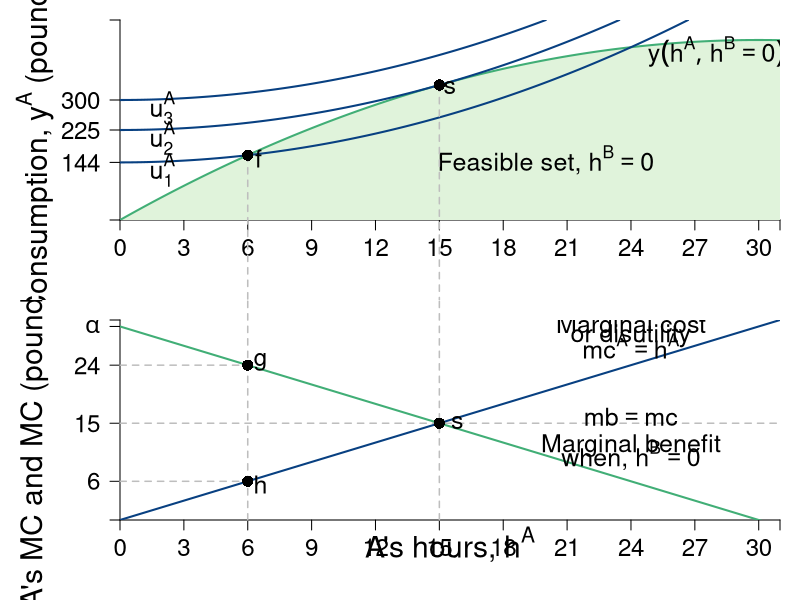

Generate this figure with R:
require(shape)
pdf(file = "coordination_failures/mb_mc_hours_base.pdf", width = 9, height = 12)

#Set parameters for graphics
pointsize <- 1.8
axislabelsize <- 1.8
labelsize <- 1.5
namesize <- 1.8
annotatesize <- 1.5
graphlinewidth <- 2
segmentlinewidth <- 1.5

COL <- c("#7fc97f", "#beaed4", "#fdc086", "#ffff99", "#386cb0", "#f0027f", "#bf5b17", "#666666")
COLA <- c("#e0f3db", "#99d8c9","#66c2a4","#41ae76", "#238b45", "#005824")
COLB <- c("#4eb3d3", "#2b8cbe", "#0868ac","#084081")


#Need to create a stacked graph and 
#use the option mfrow = c(2,1) for that
par(mar =  c(4, 6, 1, 1), mfrow = c(2,1))

indiffA <- function(ea, uA = 46.08) {
  uA + (1/2)*(ea)^2
}

output <- function(ea, eb = 12, alpha = 30, beta = 1/2){
  (alpha - beta*(ea+eb))*ea
}

uA <- function(ea, ya = output) {
  ya - 0.5*(ea)^2
}

mrsA <- function(ea){
  ea
}

slopeline <- function(ea, yint = 0.5, slope = 2){
  yint + slope*ea
}


xlims <- c(0, 31)
ylims <- c(0, 500)

npts <- 501 
x <- seq(xlims[1], xlims[2], length.out = npts)
y <- seq(ylims[1], ylims[2], length.out = npts) 

a <- c(uA(ea = 12, output(ea = 12, eb = 12)), uA(ea = 15, output(ea = 15, eb = 0)), 300)

plot(0, 0, xlim = xlims, ylim = ylims, type = "n",
     xlab = expression(paste("")),
     ylab = expression(paste("")), 
     xaxt = "n", 
     yaxt = "n", 
     cex.lab = axislabelsize, 
     bty = "n",
     xaxs="i", 
     yaxs="i")

# ticksy <- seq(from = 0, to = ylims[2], by = 2)
# ylabels <- seq(from = 0, to = ylims[2], by = 2)
ticksx <- c(seq(xlims[1], xlims[2], 3), xlims[2])
xlabels <- c(seq(xlims[1], xlims[2], 3), NA)
ticksy <- c(0, 144, 225, 300, ylims[2])
ylabels <- c(NA, 144, 225, 300, NA)
# ticksx <- c(0, 6.9, 12, 9.6, 16, 24, 26)
# xlabels <- c(NA, expression(paste(e^A,"*")), expression(paste(1/2*beta)), expression(paste(e^{AN})), expression(paste(alpha)), expression(paste(1/beta)), NA)

axis(1, at = ticksx, pos = 0, labels = xlabels, cex.axis= labelsize - 0.05)
axis(2, at = ticksy, pos = 0, labels = ylabels, las = 1, cex.axis= labelsize - 0.05)

npts <- 500 
xx1 <- seq(xlims[1], xlims[2], length.out = npts)

#Feasible set
xpolyF <- seq(from = 0, to = xlims[2], length.out = 501)
ypolyF <- output(xpolyF, eb = 0)
polygon(c(0, xpolyF, xlims[2], xlims[1]), 
        c(output(0, eb = 0), output(xpolyF, eb = 0), 0, 0),
        border = FALSE, col = COLA[1])

text(20, 150, expression(paste("Feasible set, ", h^B == 0)), xpd = TRUE, cex = labelsize)


lines(xx1, output(xx1, eb = 0), col = COLA[4], lwd = graphlinewidth)
#lines(xx1, output(xx1, eb = 12), col = COLA[4], lwd = graphlinewidth)

contour(x, y,
        outer(x, y, uA),
        drawlabels = FALSE,
        col = COLB[4],
        lwd = graphlinewidth,
        levels = a,
        xaxs="i",
        yaxs="i",
        add = TRUE)

# segments(12, 300, 12, -300, lty = 2, col = "gray", lwd = segmentlinewidth, xpd = 350)
segments(15, output(ea = 15, eb = 0), 15, -300, lty = 2, col = "gray", lwd = segmentlinewidth, xpd = 350)
segments(6, output(6, eb = 0), 6, -300, lty = 2, col = "gray", lwd = segmentlinewidth, xpd = 350)
points(6, output(ea = 6, eb = 0), pch = 16, col = "black", cex = 1.5)
text(6.5, output(ea = 6, eb = 0) - 8, expression(f), cex = annotatesize)



# segments(2, 0, 2, ylims[2], lty = 2, col = "gray" , lwd = segmentlinewidth)
# segments(6, 0, 6, ylims[2], lty = 2, col = "gray" , lwd = segmentlinewidth)

#Axis labels
#mtext(expression(paste("A's hours, ", h^A)), side=1, line = 3.2, cex = axislabelsize)
#text(0.5*xlims[2], -40, expression(paste("A's hours, ", h^A)), xpd = TRUE, cex = axislabelsize)
text(-4, 0.5*ylims[2], expression(paste("Consumption, ", y^A," (pounds, lb)")), xpd = TRUE, cex = axislabelsize, srt = 90)

# text(-0.9, 0.5*ylims[2], expression(paste("Output, ", y^A)), xpd = TRUE, cex = axislabelsize, srt = 90)
# text(5, 12, expression(paste("slope", phantom()==h^A, phantom() == 2)), cex = annotatesize)
# Arrows(3.6, 12, 2.4, 12, col = "black", lty = 1, lwd = 2, arr.type = "triangle", arr.lwd = 0.5)
# text(9, 28, expression(paste("slope", phantom()==h^A, phantom() == 6)), cex = annotatesize)
# Arrows(7.6, 28, 6.4, 28, col = "black", lty = 1, lwd = 2, arr.type = "triangle", arr.lwd = 0.5)

#Label the iso-welfare functions for the HG, Aisha
text(2, 125, expression(u[1]^A), cex = annotatesize)
text(2, 205, expression(u[2]^A), cex = annotatesize)
text(2, 280, expression(u[3]^A), cex = annotatesize)

# points(12, output(ea = 12), pch = 16, col = "black", cex = 1.5)
# text(12 + 0.5, output(ea = 12) - 6, expression(paste(n)), cex = annotatesize)

points(15, output(ea = 15, eb = 0), pch = 16, col = "black", cex = 1.5)
text(15 + 0.5, output(ea = 15, eb = 0) - 6, expression(paste(s)), cex = annotatesize)


text(28, 420, expression(paste(y(h^A, h^B == 0))), cex = annotatesize)
# text(19.8, 260, expression(paste(y(h^A, h^B >0))), cex = annotatesize)

MBenefit <- function(ea, eb = 12, alpha = 30, beta = 1/2) {
  (alpha - beta*eb - 2*beta*ea)
}

MCost <- function(ea, slope = 1, intercept = 0){
  slope*ea
}


xlims <- c(0, 31)
ylims <- c(0, 31)

npts <- 501 
x <- seq(xlims[1], xlims[2], length.out = npts)
y <- seq(ylims[1], ylims[2], length.out = npts) 

plot(0, 0, xlim = xlims, ylim = ylims, type = "n",
     xlab = expression(paste("")),
     ylab = expression(paste("")), 
     xaxt = "n", 
     yaxt = "n", 
     cex.lab = axislabelsize, 
     bty = "n",
     xaxs="i", 
     yaxs="i")

# ticksy <- seq(from = 0, to = ylims[2], by = 2)
# ylabels <- seq(from = 0, to = ylims[2], by = 2)
# ticksx <- seq(from = 0, to = xlims[2], by = 2)
# xlabels <- seq(from = 0, to = xlims[2], by = 2)
ticksy <- c(0, MCost(ea = 6), MBenefit(15, eb = 0), MBenefit(ea = 6, eb = 0), 30, ylims[2])
ylabels <- c(NA, 6, 15, 24, expression(paste(alpha)), NA)
# ticksx <- c(0, 12, 15, 24, 30, xlims[2])
# xlabels <- c(0, 12, 15, 24, 30, xlims[2])
ticksx <- c(seq(xlims[1], xlims[2], 3), xlims[2])
xlabels <- c(seq(xlims[1], xlims[2], 3), NA)

#xlabels <- c(NA, expression(paste(h[1]^A)), expression(paste(h[2]^A)), expression(paste(frac(alpha - beta*h^b,2*beta) )), expression(paste(frac(alpha,2*beta) )), NA)

axis(1, at = ticksx, pos = 0, labels = xlabels ,las = 1, cex.axis = labelsize - 0.05)
axis(2, at = ticksy, pos = 0, labels = ylabels, las = 1, cex.axis = labelsize - 0.05)
#text(x = c(0, 12, 15, 24, 30, xlims[2]), par("usr")[3] - 0.4, labels = xlabels, srt = 0, pos = 1, xpd = TRUE, cex = labelsize - 0.05)

#mtext(expression(paste("Aram's hours, ", h^A)), side=1, line = 4, cex = axislabelsize)
text(0.5*xlims[2], -3.8, expression(paste("A's hours, ", h^A)), xpd = TRUE, cex = axislabelsize)
text(-4, 0.5*ylims[2], expression(paste("A's MC and MC (pounds, lb)")), xpd = TRUE, cex = axislabelsize, srt = 90) 

npts <- 500 
xx1 <- seq(xlims[1], xlims[2], length.out = npts)
xx2 <- seq(4, 8, length.out = npts)

segments(0, 15, xlims[2], 15, lty = 2, col = "gray", lwd = segmentlinewidth, xpd = 350)
text(24, 16, expression(mb == mc), cex = annotatesize)

#lines(xx1, MBenefit(xx1, eb = 12), col = COLA[4], lwd = graphlinewidth)
lines(xx1, MBenefit(xx1, eb = 0), col = COLA[4], lwd = graphlinewidth)
lines(xx1, MCost(xx1), col = COLB[4], lwd = graphlinewidth)

#For NE hours = 12
# segments(0, 12, 12, 12, lty = 2, col =  "gray", lwd = segmentlinewidth)
# segments(12, 0, 12, 300, lty = 2, col = "gray", lwd = segmentlinewidth, xpd = 350)
segments(15, 0, 15, 300, lty = 2, col = "gray", lwd = segmentlinewidth, xpd = 350)
segments(6, 0, 6, 300, lty = 2, col = "gray", lwd = segmentlinewidth, xpd = 350)
segments(0, MBenefit(ea = 6, eb = 0), 6, MBenefit(ea = 6, eb = 0), lty = 2, col = "gray", lwd = segmentlinewidth, xpd = 350)
points(6, MBenefit(ea = 6, eb = 0), pch = 16, col = "black", cex = 1.5)
text(6 + 0.6, MBenefit(ea = 6, eb = 0) + 0.5, expression(g), cex = annotatesize)

segments(0, MCost(ea = 6), 6, MCost(ea = 6), lty = 2, col = "gray", lwd = segmentlinewidth, xpd = 350)
points(6, MCost(ea = 6), pch = 16, col = "black", cex = 1.5)
text(6 + 0.6, MCost(ea = 6) - 0.5, expression(h), cex = annotatesize)


#segments(0, 12, 300, 12, lty = 2, col =  "gray", lwd = segmentlinewidth, xpd = TRUE)

#For P-efficient hours = 10
#segments(0, MBenefit(15, eb = 0), 15, MBenefit(15, eb = 0), lty = 2, col = "gray" , lwd = segmentlinewidth)
#segments(15, 0, 15, MBenefit(15, eb = 0),  lty = 2, col = "gray" , lwd = segmentlinewidth)


text(24, 11.5, expression(paste("Marginal benefit")), cex = labelsize)
text(24, 10, expression(paste("when, ", h^B== 0 )), cex = labelsize)
#text(8, 26.5, expression(paste("Marginal Benefit")), cex = labelsize)
#text(8, 25, expression(paste("when, ", h^B== 0 )), cex = labelsize)
#text(11.5, 24.3, expression(paste(mb^A== alpha - 2*beta*h^A )), cex = labelsize)
#text(11.5, 22.5, expression(paste("when, ", h^B== 0 )), cex = labelsize)

# text(6, 14.5, expression(paste("Marginal Benefit ")), cex = labelsize)
# text(6, 13, expression(paste("when, ", h^B > 0 )), cex = labelsize)
#text(5.5, 15.5, expression(paste("Marginal Benefit ")), cex = labelsize)
#text(5.5, 14, expression(paste("when, ", h^B > 0 )), cex = labelsize)
#text(24.5, 13.5, expression(paste(mb^A == alpha - beta*h^B - 2*beta*h^A)), cex = labelsize)
#text(24.5, 12, expression(paste("when, ", h^B > 0 )), cex = labelsize)
#Arrows(21.5, 12.5, 17, 8, col = "black", lty = 1, lwd = 2, arr.type = "triangle", arr.lwd = 0.5)


text(24, 30, expression(paste("Marginal cost")), cex = labelsize)
text(24, 28.5, expression(paste("or disutility")), cex = labelsize)
text(24, 27, expression(paste(mc^A == h^A)), cex = labelsize)


# points(12, 12, pch = 16, col = "black", cex = 1.5)
# text(12 + 0.85, 12.1, expression(paste(n)), cex = labelsize)

points(15, 15, pch = 16, col = "black", cex = 1.5)
text(15 + 0.85, 15.1, expression(paste(s)), cex = labelsize)

dev.off()
